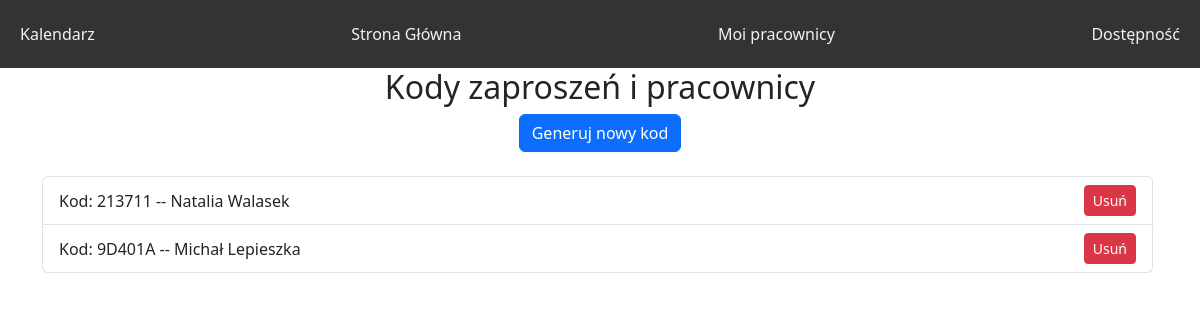
Page /schedule/workers_list/ (signed in) on the earlier database version.
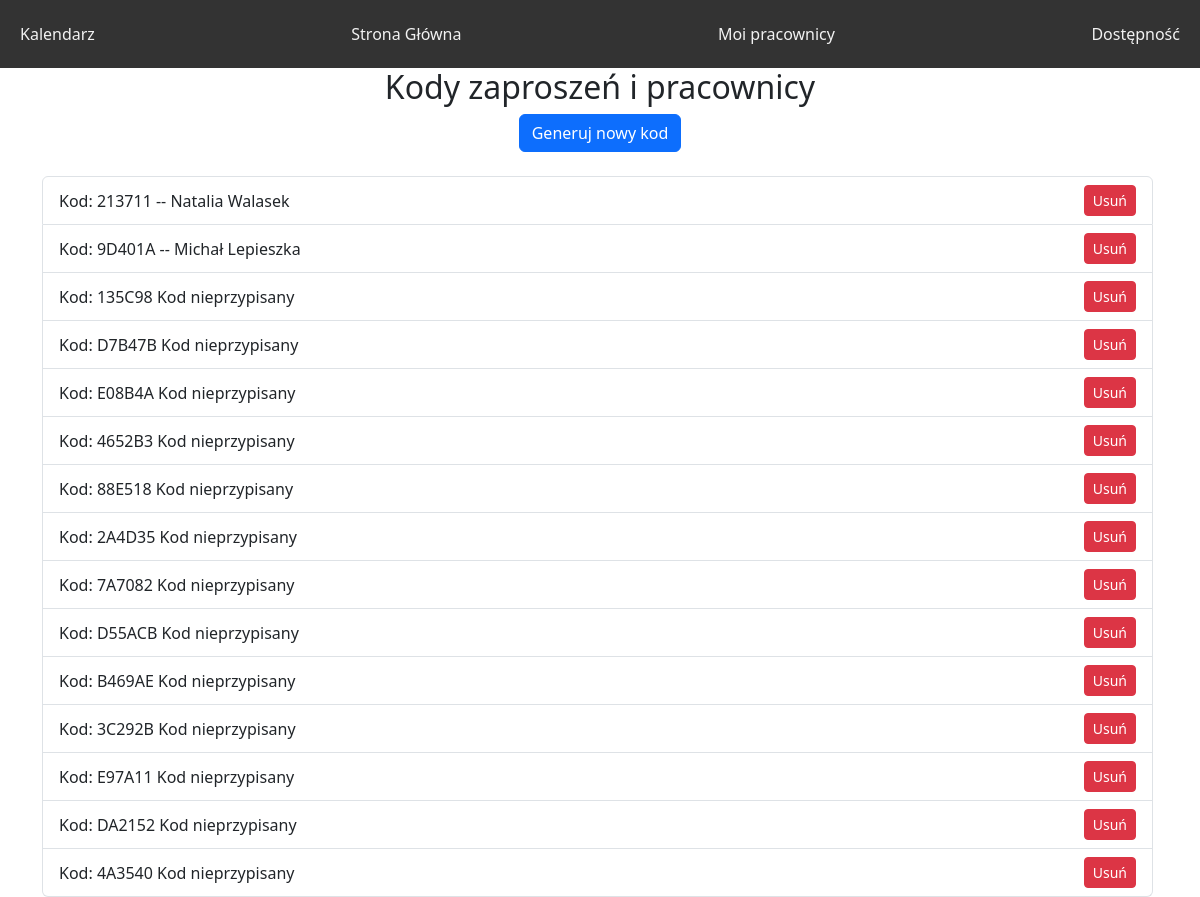
Same page on the later database version.
### base/models.py (models this page shows, shortened)
class InvitationCode(models.Model):
    company = models.ForeignKey('Company', on_delete=models.CASCADE, blank=True, null=True)
    user = models.ForeignKey(User, on_delete=models.CASCADE, blank=True, null=True)
    code = models.CharField(max_length=6)
    is_used = models.BooleanField(default=False)

### schedule/views.py (the view, shortened to what this page needs)
# urls.py: path('workers_list/', WorkersView.as_view(), name='workers_view'),
class WorkersView(ListView, LoginRequiredMixin):
    model = InvitationCode
    template_name = 'schedule/workers_list.html'
    context_object_name = 'codes'
    @method_decorator(check_user_able_to_see_page)
    def dispatch(self, *args, **kwargs):
        return super().dispatch(*args, **kwargs)
    def get_queryset(self):
        company = get_object_or_404(Company, owner=self.request.user)
        return InvitationCode.objects.filter(company=company).select_related('user')
    def get_context_data(self, **kwargs):
        context = super().get_context_data(**kwargs)
        context['show_generate_code_button'] = True
        return context

### schedule/templates/schedule/workers_list.html (shortened to what this page needs)
{% extends 'schedule/base.html' %}
{% block content %}
<div class="container text-center">
  <h2>Kody zaproszeń i pracownicy</h2>
  {% if show_generate_code_button %}
  <form method="post" class="mb-4">
    <button type="submit" class="btn btn-primary">Generuj nowy kod</button>
  </form>
  {% endif %}
  <ul class="list-group">
    {% for code in codes %}
      <li class="list-group-item d-flex justify-content-between align-items-center">
        Kod: {{ code.code }}
        {% if code.user %}
          -- {{ code.user.first_name }} {{ code.user.last_name }}
        {% else %}
          Kod nieprzypisany
        {% endif %}
        <a href="{% url 'schedule:worker_delete' code.id %}" class="btn btn-danger btn-sm">Usuń</a>
      </li>
    {% endfor %}
  </ul>
</div>
{% endblock %}

### schedule/templates/schedule/base.html (shortened to what this page needs)
{% load static %}
<!doctype html>
<html lang="en">
<head>
  <link rel="stylesheet" type="text/css" href="{% static 'schedule/style.css' %}">
  <link href="https://cdn.jsdelivr.net/npm/bootstrap@5.3.2/dist/css/bootstrap.min.css" rel="stylesheet">
</head>
<body>
  <div class="navbar">
    <a href="{% url 'schedule:month_calendar' %}">Kalendarz</a>
    <a href="{% url 'schedule:main_page' %}">Strona Główna</a>
    <a href="{% url 'schedule:workers_view' %}">Moi pracownicy</a>
    <a href="{% url 'schedule:avaibility' %}">Dostępność</a>
  </div>
  {% block content %}
  {% endblock %}
</body>
</html>

### schedule/static/schedule/style.css (style rules this page uses)
ul { height: 100%; padding: 0px 5px 0px 20px; }
.navbar { overflow: hidden; background-color: #333; position: fixed; top: 0; width: 100%; }
.navbar a { float: left; display: block; color: #f2f2f2; text-align: center; padding: 14px 20px; text-decoration: none; }

Differences in the rows shown:
added InvitationCode: code "135C98", shows "Kod nieprzypisany"
added InvitationCode: code "D7B47B", shows "Kod nieprzypisany"
added InvitationCode: code "E08B4A", shows "Kod nieprzypisany"
added InvitationCode: code "4652B3", shows "Kod nieprzypisany"
added InvitationCode: code "88E518", shows "Kod nieprzypisany"
added InvitationCode: code "2A4D35", shows "Kod nieprzypisany"
added InvitationCode: code "7A7082", shows "Kod nieprzypisany"
added InvitationCode: code "D55ACB", shows "Kod nieprzypisany"
added InvitationCode: code "B469AE", shows "Kod nieprzypisany"
added InvitationCode: code "3C292B", shows "Kod nieprzypisany"
added InvitationCode: code "E97A11", shows "Kod nieprzypisany"
added InvitationCode: code "DA2152", shows "Kod nieprzypisany"
added InvitationCode: code "4A3540", shows "Kod nieprzypisany"
